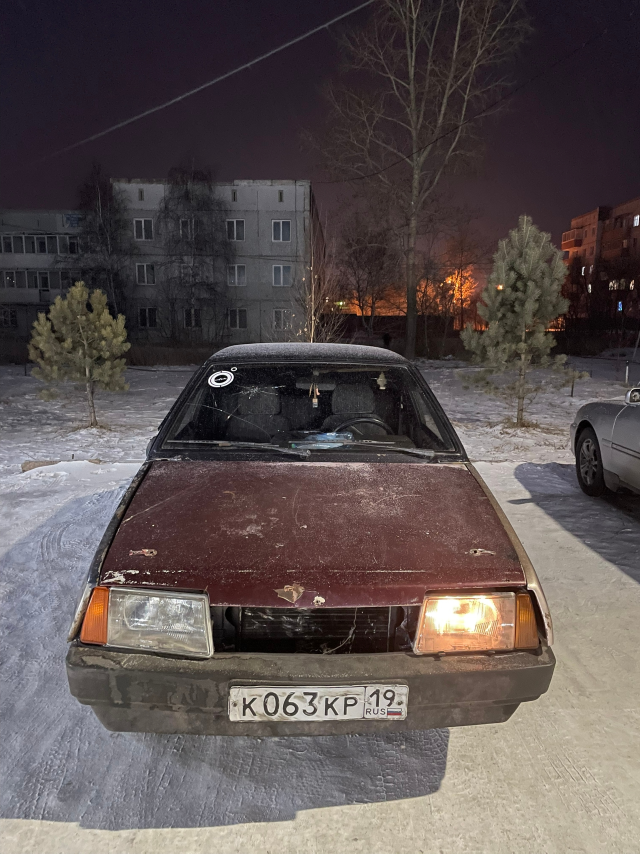
#> input picture images/image99.jpg, 1920 x 2560 px (shown at 1/3 size)
$ python -i pytest.py   (imports and definitions only)
#> lines starting #> are read from the running program, lines starting #| are printed output that depends on the picture
#> further down, picture is the input picture: shape (2560, 1920, 3); mean B, G, R 80.8, 81.6, 91.3
import cv2
import pytesseract as pytess
from imutils import contours
import numpy as np
import os

# ===== НАСТРОЙКА TESSERACT =====
tesseract_path = r'C:\Program Files\Tesseract-OCR\tesseract.exe'
# [6 lines not run here, left out]

# ===== ФУНКЦИИ ПРЕДОБРАБОТКИ =====
def preprocess_image(image):
    """Улучшает качество изображения для распознавания"""
    # Преобразуем в серый
    gray = cv2.cvtColor(image, cv2.COLOR_BGR2GRAY)
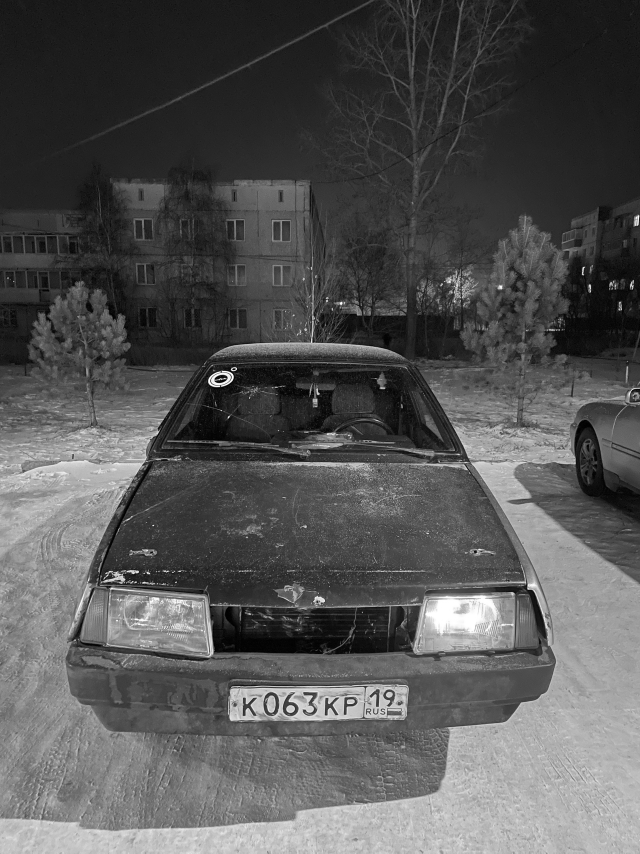
#> gray: shape (2560, 1920) (shown at 1/3 size); min 0, max 255, mean 84.4

    # Убираем шум с помощью медианного фильтра
    gray = cv2.medianBlur(gray, 3)

    # Улучшаем контраст с помощью CLAHE
    clahe = cv2.createCLAHE(clipLimit=2.0, tileGridSize=(8,8))
    gray = clahe.apply(gray)
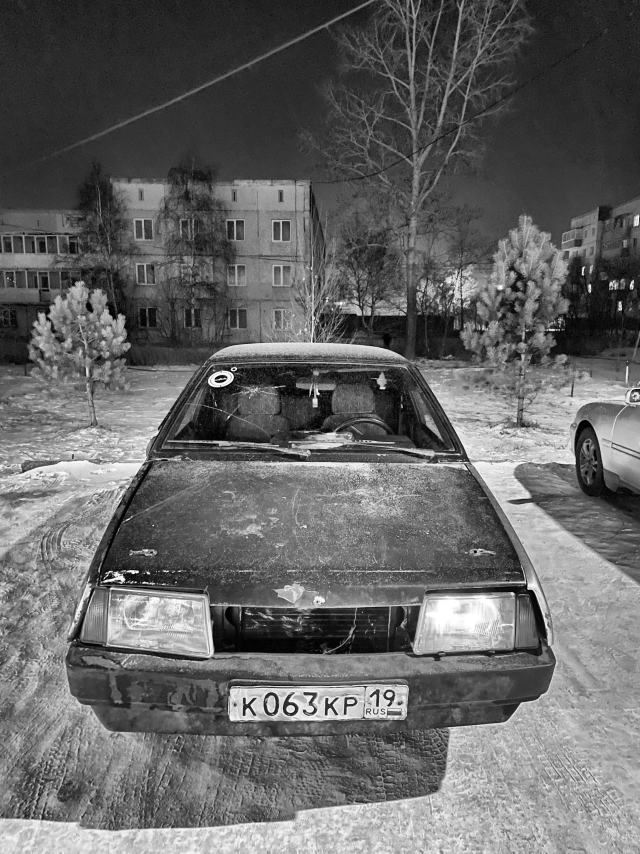
#> gray: shape (2560, 1920) (shown at 1/3 size); min 0, max 255, mean 101.7

    # Убираем мелкие шумы морфологическими операциями
    kernel = np.ones((1,1), np.uint8)
    gray = cv2.morphologyEx(gray, cv2.MORPH_CLOSE, kernel)
    gray = cv2.morphologyEx(gray, cv2.MORPH_OPEN, kernel)

    return gray

# [89 lines left out: functions find_license_plate_contours, process_license_plate, clean_text, not called in this run]

# ===== ОСНОВНОЙ КОД =====
# [6 lines not run here, left out]

# 1. ПРЕДОБРАБОТКА ВСЕГО ИЗОБРАЖЕНИЯ
# [1 line that did not run here, left out]

# 2. ПОИСК НОМЕРНЫХ ЗНАКОВ
# [1 line that did not run here, left out]

# [1 line not run here, left out]

# 3. РАСПОЗНАВАНИЕ ТЕКСТА
results = []

# [67 lines not run here, left out]

# 5. ПОКАЗ РЕЗУЛЬТАТОВ
# Показываем исходное изображение с выделенными номерами
# [1 line that did not run here, left out]
# [8 lines not run here, left out]

>>> import cv2
>>> picture = cv2.imread('../images/image99.jpg')
>>> result = preprocess_image(picture)
